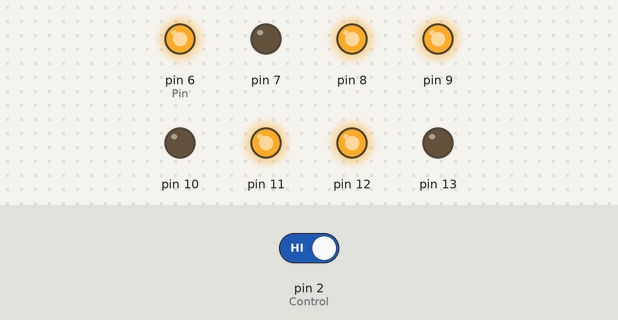
Bench run of a sketch on a simulated Arduino Uno, built with avr-gcc and run on an emulated ATmega328P. On the bench: output pins drawn as LEDs (lit = HIGH). The test bench sets the inputs (shaded band); at power-on: pin 2 (Control) HIGH.

Above: at 14.7 s.
14.8 s: pin 2 (Control) driven LOW
At 15.6 s:
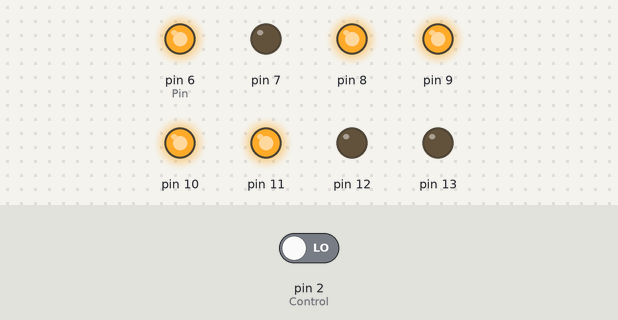
At 18.4 s:
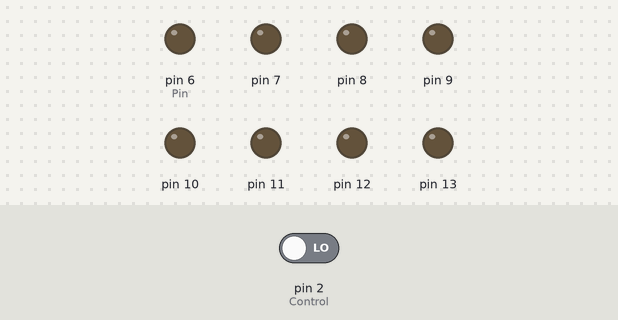
28.3 s: pin 2 (Control) driven HIGH
At 38.8 s:
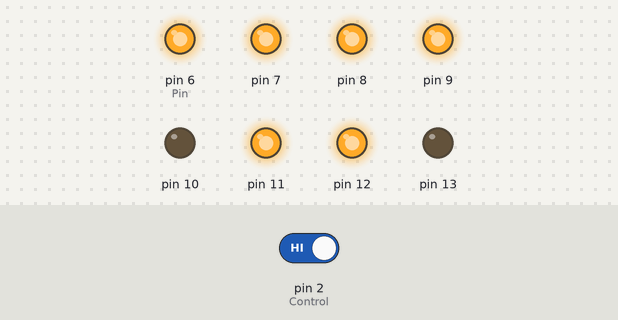
Timing chart, 0 to 48.5 s (numbered marks = the images above; inputs shaded):
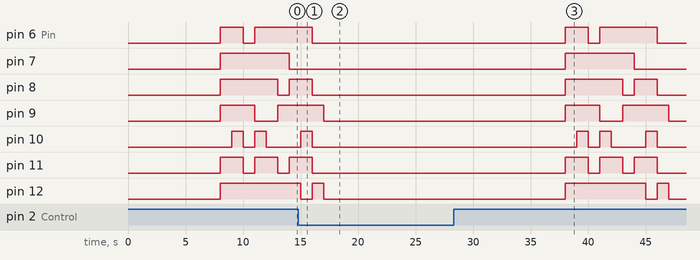

Measured:
- after the input at 14.8 s, pin 6 (Pin), pin 8, pin 10, pin 11: goes on until 16.0 s, then stays LOW; pin 7: stays LOW (without the input it goes to HIGH after 11.2 s); pin 9, pin 12: goes on until 17.0 s, then stays LOW
- after the input at 28.3 s, pin 6 (Pin): LOW → HIGH after 9.7 s, → LOW 2.0 s later, → HIGH 1.0 s later, → LOW 5.0 s later; pin 7: LOW → HIGH after 9.7 s, → LOW 6.0 s later

The sketch:

Traffic_Light.ino
```cpp
const byte Control =2; //控制器腳位
const byte G_LED = 3; //綠燈
const byte Y_LED = 4; //黃燈
const byte R_LED = 5; //紅燈
bool Control_State ; //控制器變數

//設定一個二維陣列，共十組
byte Seven_Areas[10][7] = {
//  {a,b,c,d,e,f,g}
//  {6,7,8,9,10,11,12}
    {0,1,1,1,1,1,1}, //0
    {0,0,0,1,0,0,1}, //1
    {1,0,1,1,1,1,0}, //2
    {1,0,1,1,0,1,1}, //3
    {1,1,0,1,0,0,1}, //4
    {1,1,1,0,0,1,1}, //5
    {1,1,1,0,1,1,1}, //6
    {0,1,1,1,0,0,1}, //7
    {1,1,1,1,1,1,1}, //8
    {1,1,1,1,0,1,1}, //9
};

void setup (){
    for (int i = 6; i < 14; i++) //將6-13的腳位全部設為輸出
    {
        pinMode(i, 1);
    }
    pinMode(Control, INPUT); //將控制器腳位設定為輸入

}

//函式
//輸入一個數字決定7段顯示器顯示1-9
//NM為該函式所輸入值，在二維陣列的第幾排（數字幾）
//i則為該排第幾個，因為有七個所以重複七次（判定開或關
void Seven_Write(byte NM){
    byte Pin = 6; //七段顯示器上的初始腳位
    for (byte i = 0; i < 7; i++)
    {
        digitalWrite(Pin, Seven_Areas[NM][i]);
        int t = Seven_Areas[NM][i];
        Pin ++;
    }
}

//紅綠燈函式
//0=關閉七段顯示器
//1=紅綠燈重置
void Light(byte Light_N){
    if(Light_N == 0){
        for (int i = 6; i <13 ; i++)
        {
        digitalWrite(i, 0);
        }
    }
    if (Light_N == 1)
    {
        for (int i = 3; i < 6 ; i++)
        {
        digitalWrite(i, 0);
        }
    }

}
void loop()
{
    Control_State = digitalRead(Control);
    if (Control_State == 0) //控制器已斷開
    {
        Light(0);
        Light(1);
        digitalWrite(Y_LED, 1);
        delay(1000);
        digitalWrite(Y_LED, 0);
        delay(1000);
    }
    else if(Control_State == 1) //控制器已連接
    {
       //紅=>黃/初始
       Light(0);
       Light(1);
       digitalWrite(G_LED, 1);
       delay(5000);
       //綠->黃
       Light(1);
       digitalWrite(Y_LED, 1);
       delay(2000);
       //黃=>紅
       Light(1);
       digitalWrite(R_LED, 1);
       for (byte NM = 10; NM > 0; NM--)
       {
           delay(1000);
           Seven_Write(NM-1);
       }
       Light(0);
       delay(1000);
    }

}
```
